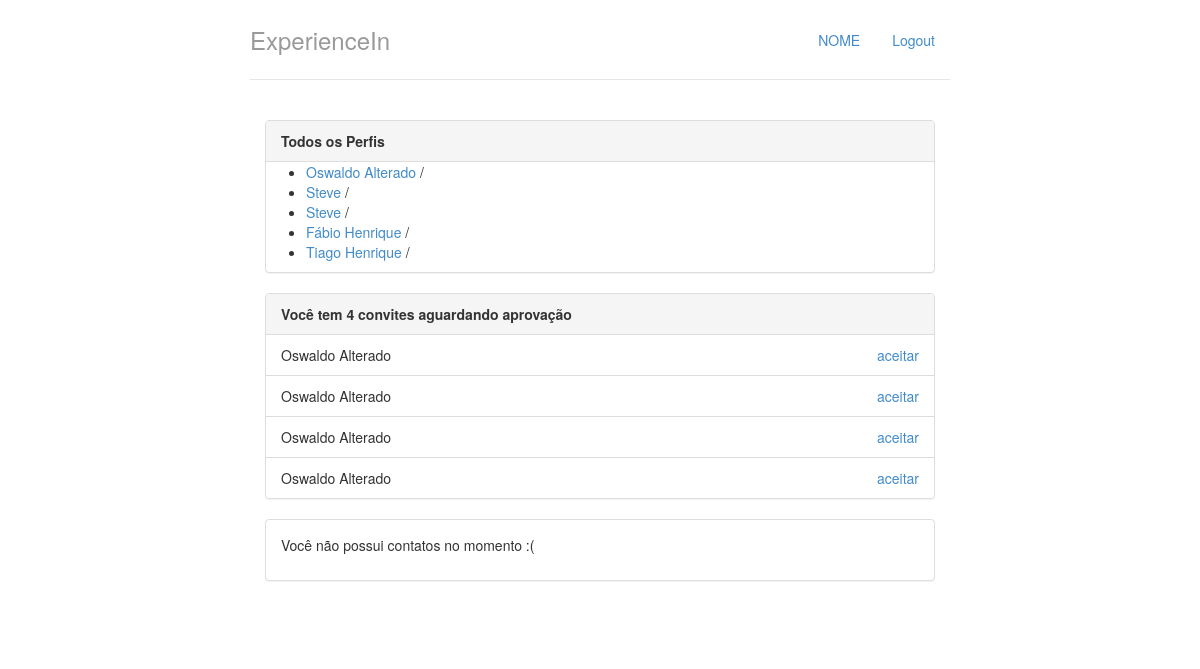
The app's page /, older data.
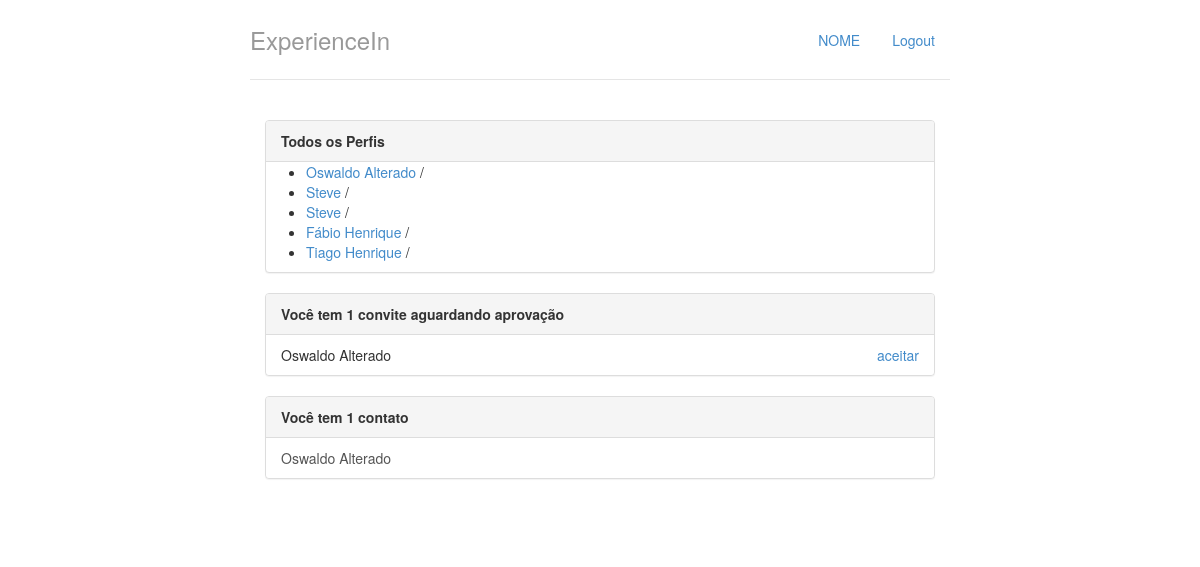
The same page, newer data.
### perfis/models.py (models this page shows, shortened)
class Perfil(models.Model):
	nome = models.CharField(max_length=255, null=False)
	telefone = models.CharField(max_length=15, null=False)
	nome_empresa = models.CharField(max_length=255, null=False)
	contatos = models.ManyToManyField('self')
	usuario = models.OneToOneField(User, on_delete=models.CASCADE, related_name='perfil')
	@property
	def email(self):
		return self.usuario.email

class Convite(models.Model):
	solicitante = models.ForeignKey(Perfil, on_delete=models.CASCADE, related_name='convites_feitos')
	convidado = models.ForeignKey(Perfil, on_delete=models.CASCADE, related_name='convites_recebidos')

### perfis/views.py (the view)
# urls.py: path('', views.index, name='index'),
def index(request):
	return render(request, 'index.html', {'perfis': Perfil.objects.all(), 'perfil_logado': get_perfil_logado(request)})

### perfis/views.py (called while the page is built)
def get_perfil_logado(request):
	return Perfil.objects.get(id=1)

### perfis/templates/index.html
{% extends "base.html" %}
{% block body %}
<div class="col-lg-12">
    <div class="panel panel-default">
        <div class="panel-heading">
            <strong>Todos os Perfis</strong>
        </div>
        {% if perfis %}
          <ul>
              {% for perfil in perfis %}
                  <li>
                    <a href="{% url 'exibir' perfil.id %}">{{ perfil.nome }}</a> / {{ perfil.email }}
                  </li>
              {% endfor %}
          </ul>
        {% else %}
          <p>Nenhum Perfil encontrado</p>
        {% endif %}
    </div>
    <div class="panel panel-default">
        {% with total_de_convites=perfil_logado.convites_recebidos.count %}
          {% if total_de_convites %}
              <div class="panel-heading">
                  <strong>
                      Você tem {{ total_de_convites }}
                      convite{{ total_de_convites|pluralize }} aguardando aprovação
                    </strong>
              </div>
              <ul class="list-group">
                  {% for convite in perfil_logado.convites_recebidos.all %}
                      <li class="list-group-item">
                              {{ convite.solicitante.nome }}
                              <a href="{% url 'aceitar' convite.id %}" class="pull-right">aceitar</a>
                      </li>
                  {% endfor %}
              </ul>
          {% else %}
              <div class="panel-body">
                  <p>Nenhum convite recebido :(</p>
              </div>
          {% endif %}
        {% endwith %}
    </div>
    <div class="panel panel-default">
        {% with total_de_contatos=perfil_logado.contatos.count %}
            {% if total_de_contatos %}
                <div class="panel-heading">
                        <strong>Você tem {{total_de_contatos}} contato{{ total_de_contatos|pluralize }}</strong>
                </div>
                <ul class="list-group">
                    {% for contato in perfil_logado.contatos.all %}
                        <a href="{% url 'exibir' contato.id %}" class="list-group-item">{{ contato.nome }}</a>
                    {% endfor %}
                </ul>
            {% else %}
                <div class="panel-body">
                    <p>Você não possui contatos no momento :(</p>
                </div>
            {% endif %}
        {% endwith %}
      </div>
</div>
{% endblock %}

Row changes from the older to the newer data that the page shows:
removed Convite: solicitante.nome "Oswaldo Alterado"
removed Convite: solicitante.nome "Oswaldo Alterado"
removed Convite: solicitante.nome "Oswaldo Alterado"
now on one of the page's lists (row unchanged): Perfil: nome "Oswaldo Alterado"
Text that changed along with them:
{{ total_de_convites }}: "4" → "1"
{{ total_de_contatos }}: (not shown) → "1"
text no longer shown: "Você não possui contatos no momento :("
text now shown: "Você tem contato"
